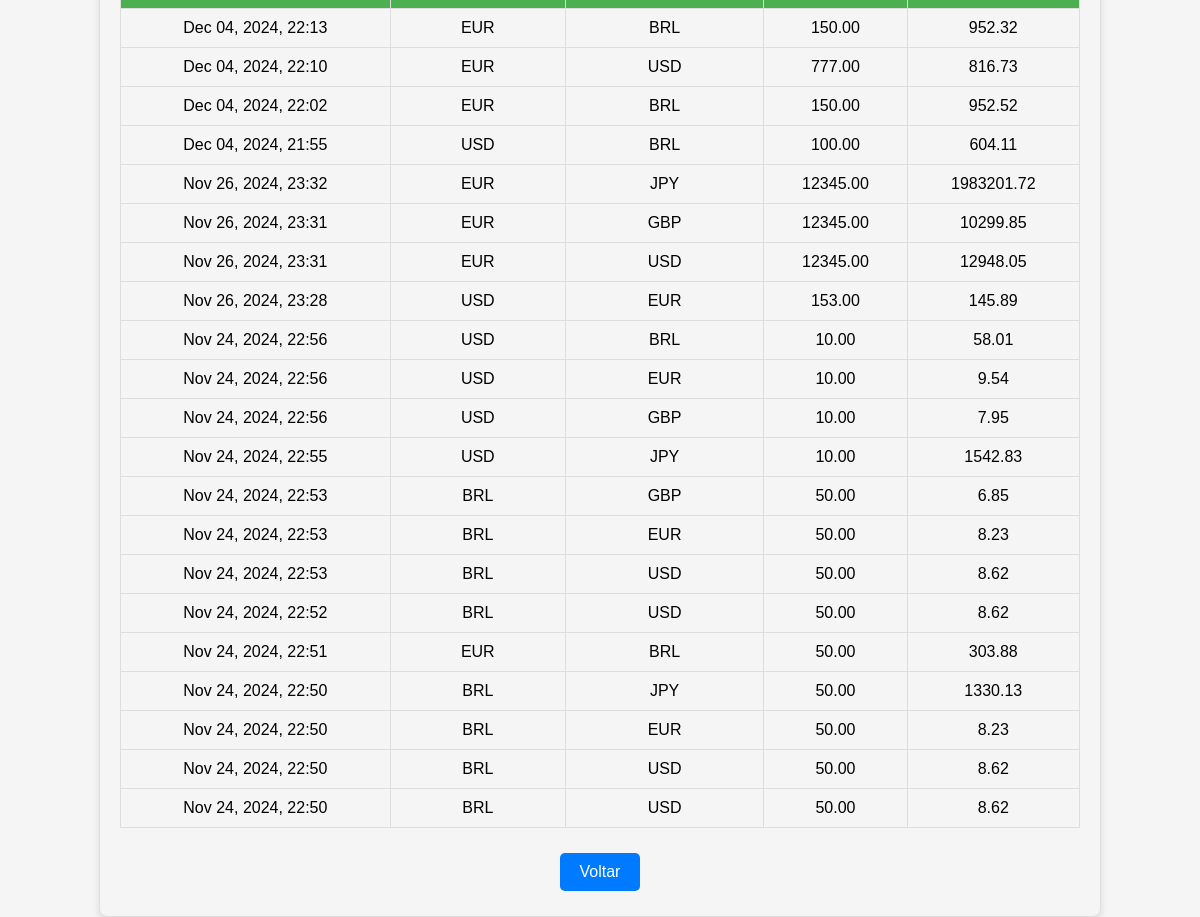
Screenshot of /historico/ with the database file from the repository.
### moedas/models.py (models this page shows, shortened)
class Conversao(models.Model):
    de_moeda = models.CharField(max_length=3)
    para_moeda = models.CharField(max_length=3)
    valor = models.FloatField()
    resultado = models.FloatField()
    data = models.DateTimeField(auto_now_add=True)

### moedas/views.py (the view)
# urls.py: path('historico/', historico_view, name='historico'),
def historico_view(request):
    historico = Conversao.objects.all().order_by('-data')
    return render(request, 'moedas/historico.html', {'historico': historico})

### moedas/templates/moedas/historico.html (shortened to what this page needs)
<!DOCTYPE html>
<html lang="en">
<head>
    {% load static %}
    <link rel="stylesheet" href="{% static 'moedas/styles.css' %}">
</head>
<body>
    <div class="historico-container">
        <table>
            <thead>
                <tr>
                    <th>Data</th>
                    <th>De (Moeda)</th>
                    <th>Para (Moeda)</th>
                    <th>Valor</th>
                    <th>Resultado</th>
                </tr>
            </thead>
            <tbody>
                {% for conversao in historico %}
                <tr>
                    <td>{{ conversao.data|date:"M d, Y, H:i" }}</td>
                    <td>{{ conversao.de_moeda }}</td>
                    <td>{{ conversao.para_moeda }}</td>
                    <td>{{ conversao.valor|floatformat:2 }}</td>
                    <td>{{ conversao.resultado|floatformat:2 }}</td>
                </tr>
                {% empty %}
                <tr>
                    <td colspan="5">Nenhuma conversão realizada até agora.</td>
                </tr>
                {% endfor %}
            </tbody>
        </table>
        <a href="{% url 'conversor' %}" class="btn btn-secondary">Voltar</a>
    </div>
</body>
</html>

### moedas/static/moedas/styles.css (style rules this page uses)
body { font-family: Arial, sans-serif; background-color: #f5f5f5; margin: 0; padding: 0; display: flex; justify-content: center; align-items: center; height: 100vh; }
button, a.btn { display: inline-block; padding: 10px 20px; font-size: 16px; text-decoration: none; color: white; background-color: #4CAF50; border: none; border-radius: 5px; cursor: pointer; margin: 5px; transition: background-color 0.3s ease; }
a.btn-secondary { background-color: #007BFF; }
.historico-container { width: 80%; margin: 30px auto; padding: 20px; background-color: #f5f5f5; border: 1px solid #ddd; border-radius: 8px; box-shadow: 0 4px 8px rgba(0, 0, 0, 0.1); text-align: center; }
table { width: 100%; border-collapse: collapse; margin: 20px 0; }
table th, table td { padding: 10px; border: 1px solid #ddd; text-align: center; }
table th { background-color: #4CAF50; color: white; }
.btn-secondary { display: inline-block; margin-top: 20px; padding: 10px 15px; color: white; background-color: #4CAF50; text-decoration: none; border-radius: 5px; }

### rows the page displays
Conversao: data "Dec 04, 2024, 22:13", de_moeda "EUR", para_moeda "BRL", valor "150.00", resultado "952.32"
Conversao: data "Dec 04, 2024, 22:10", de_moeda "EUR", para_moeda "USD", valor "777.00", resultado "816.73"
Conversao: data "Dec 04, 2024, 22:02", de_moeda "EUR", para_moeda "BRL", valor "150.00", resultado "952.52"
Conversao: data "Dec 04, 2024, 21:55", de_moeda "USD", para_moeda "BRL", valor "100.00", resultado "604.11"
Conversao: data "Nov 26, 2024, 23:32", de_moeda "EUR", para_moeda "JPY", valor "12345.00", resultado "1983201.72"
Conversao: data "Nov 26, 2024, 23:31", de_moeda "EUR", para_moeda "GBP", valor "12345.00", resultado "10299.85"
Conversao: data "Nov 26, 2024, 23:31", de_moeda "EUR", para_moeda "USD", valor "12345.00", resultado "12948.05"
Conversao: data "Nov 26, 2024, 23:28", de_moeda "USD", para_moeda "EUR", valor "153.00", resultado "145.89"
Conversao: data "Nov 24, 2024, 22:56", de_moeda "USD", para_moeda "BRL", valor "10.00", resultado "58.01"
Conversao: data "Nov 24, 2024, 22:56", de_moeda "USD", para_moeda "EUR", valor "10.00", resultado "9.54"
Conversao: data "Nov 24, 2024, 22:56", de_moeda "USD", para_moeda "GBP", valor "10.00", resultado "7.95"
Conversao: data "Nov 24, 2024, 22:55", de_moeda "USD", para_moeda "JPY", valor "10.00", resultado "1542.83"
Conversao: data "Nov 24, 2024, 22:53", de_moeda "BRL", para_moeda "GBP", valor "50.00", resultado "6.85"
Conversao: data "Nov 24, 2024, 22:53", de_moeda "BRL", para_moeda "EUR", valor "50.00", resultado "8.23"
Conversao: data "Nov 24, 2024, 22:53", de_moeda "BRL", para_moeda "USD", valor "50.00", resultado "8.62"
Conversao: data "Nov 24, 2024, 22:52", de_moeda "BRL", para_moeda "USD", valor "50.00", resultado "8.62"
Conversao: data "Nov 24, 2024, 22:51", de_moeda "EUR", para_moeda "BRL", valor "50.00", resultado "303.88"
Conversao: data "Nov 24, 2024, 22:50", de_moeda "BRL", para_moeda "JPY", valor "50.00", resultado "1330.13"
Conversao: data "Nov 24, 2024, 22:50", de_moeda "BRL", para_moeda "EUR", valor "50.00", resultado "8.23"
Conversao: data "Nov 24, 2024, 22:50", de_moeda "BRL", para_moeda "USD", valor "50.00", resultado "8.62"
Conversao: data "Nov 24, 2024, 22:50", de_moeda "BRL", para_moeda "USD", valor "50.00", resultado "8.62"
